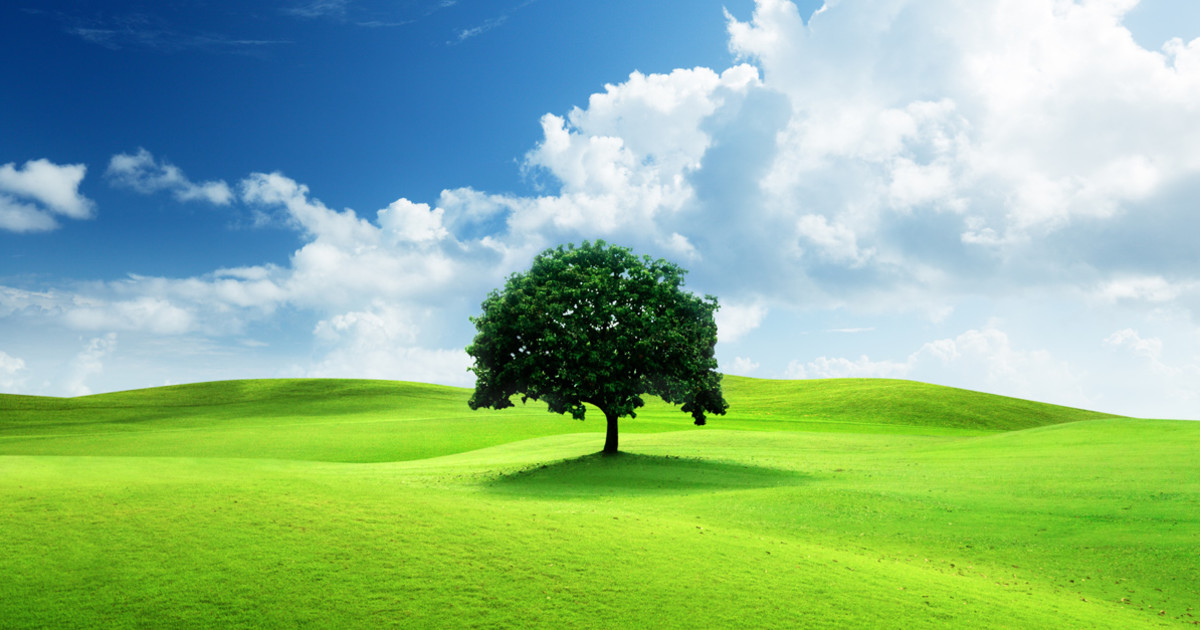
#> input picture test_image.png, 1200 x 630 px, given in place of the camera
$ python Lab1Ejercicio6.py
#> lines starting #> are read from the running program, lines starting #| are printed output that depends on the picture; after the words box and inside, x2 and y2 are one past the last pixel; in counts of white or black regions, pixels touching at a corner belong together
"""
Ejercicio 6:

Implementar un detector de color YELLOW que funciones en tiempo real en un video. Para ello, implementar el algoritmo en
OpenCV, de modo que capture las imágenes directamente de la cámara de su PC, y que muestre el resultado de la detección
en tiempo real en pantalla.

"""
import cv2
import numpy as np

# Definir los rangos de color para el amarillo en HSV
lower_yellow = np.array([20, 100, 100])
upper_yellow = np.array([30, 255, 255])


# Iniciar la captura de video desde la cámara
cap = cv2.VideoCapture(0)

while True:
    # Capturar frame por frame
    ret, frame = cap.read()
#> frame is the input picture: shape (630, 1200, 3); mean B, G, R 139.7, 183.3, 139.6
    if not ret:
        break

    # Convertir el frame de BGR a HSV
    hsv = cv2.cvtColor(frame, cv2.COLOR_BGR2HSV)
#> hsv: shape (630, 1200, 3); mean H, S, V 77.1, 134.2, 199.2

    # Crear una máscara para el color amarillo
    mask = cv2.inRange(hsv, lower_yellow, upper_yellow)
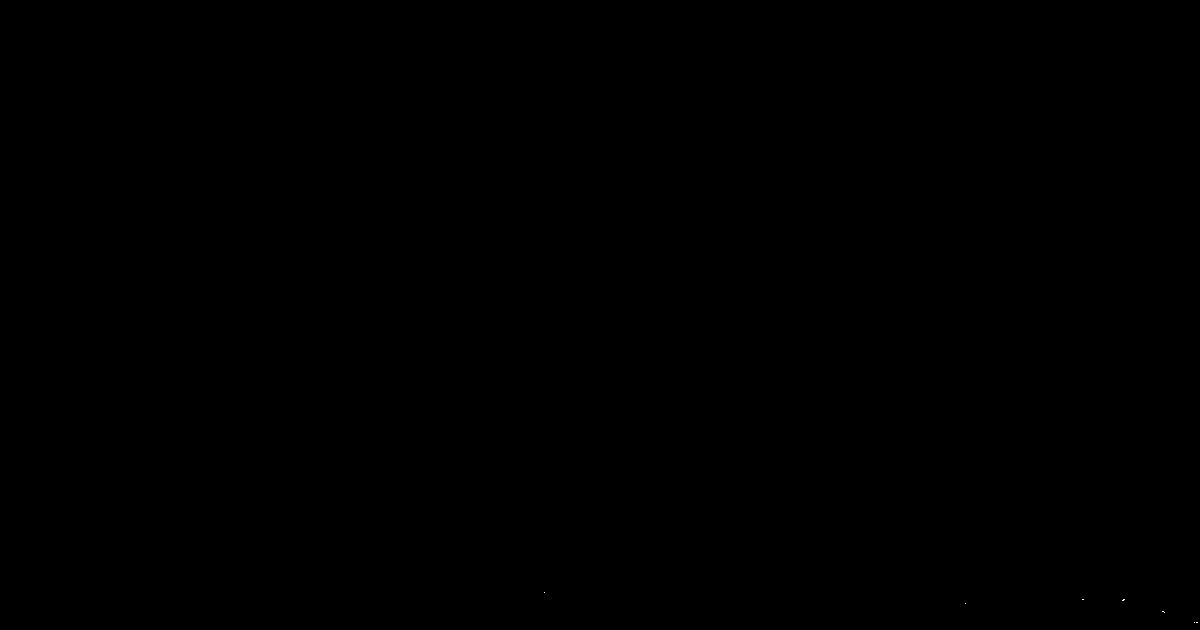
#> mask: shape (630, 1200); 0% white in thin lines or dots, all inside (x1, y1, x2, y2) = (544, 592, 1198, 623)

    # Encontrar contornos en la máscara
    contours, _ = cv2.findContours(mask, cv2.RETR_EXTERNAL, cv2.CHAIN_APPROX_SIMPLE)
#> contours = 7 contours, all with area under 20

    # Dibujar un rectángulo verde alrededor de los contornos detectados
    for contour in contours:
        # Obtener el rectángulo delimitador del contorno
        x, y, w, h = cv2.boundingRect(contour)

        # Dibujar el rectángulo en el frame original
        cv2.rectangle(frame, (x, y), (x + w, y + h), (0, 255, 0), 2)  # Verde: (0, 255, 0), grosor: 2
#> this loop made 7 passes
#> (contour, x, y, w, h) on passes 1, 3, 5, 6: ([[1196, 622], [1197, 622]], 1196, 622, 2, 1), ([[1162, 611], [1163, 611], [1164, 612], [1163, 611]], 1162, 611, 3, 2), ([[1123, 599], [1122, 600], [1123, 600], [1124, 599]], 1122, 599, 3, 2), ([[1082, 599], [1083, 599]], 1082, 599, 2, 1)
#> (x, y, w, h) on passes 2, 4, 7: (1194, 622, 1, 1), (965, 603, 1, 1), (544, 592, 1, 1)
#> frame: shape (630, 1200, 3); 0.02% of pixels changed, all inside (x1, y1, x2, y2) = (543, 591, 1200, 625)

    # Mostrar el frame original con los rectángulos verdes
    cv2.imshow('Original', frame)

    # Mostrar la máscara de detección de amarillo
    cv2.imshow('Máscara del amarillo', mask)

    # Salir del bucle si se presiona la tecla 'q'
    if cv2.waitKey(1) & 0xFF == ord('q'):
#> (key q is pressed here)
        break

# Liberar la captura y cerrar las ventanas
cap.release()
cv2.destroyAllWindows()
